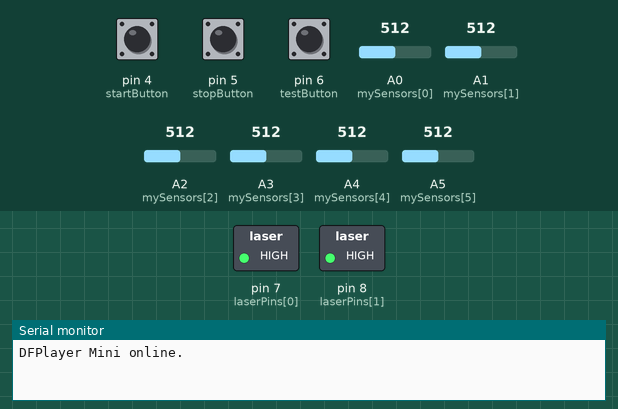
Bench run of a sketch on a simulated Arduino Uno, built with avr-gcc and run on an emulated ATmega328P. Parts: switched loads named in the sketch (green lamp = pin HIGH), the last lines printed to the serial monitor. Inputs (shaded band) come from the test bench; at power-on: pin 4 (startButton) HIGH, A0 (mySensors[0]) = 512, pin 6 (testButton) HIGH, pin 5 (stopButton) HIGH, A1 (mySensors[1]) = 512, A2 (mySensors[2]) = 512, A3 (mySensors[3]) = 512, A4 (mySensors[4]) = 512, A5 (mySensors[5]) = 512. The audio player accepts every command and is not drawn.

Above: at 1.7 s.
1.8 s: pin 4 (startButton) pulled LOW for 0.15 s
At 2.4 s:
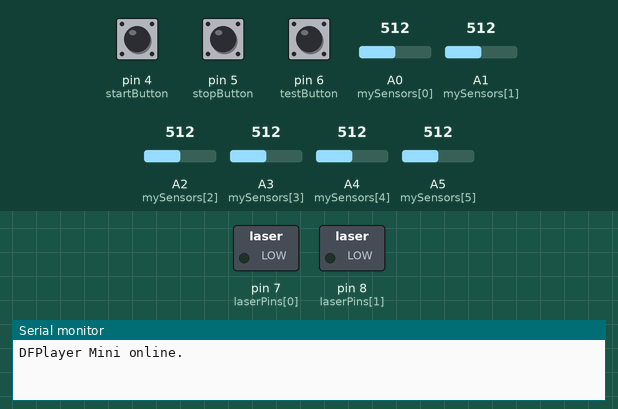
3.4 s: A0 (mySensors[0]) set to 484
4.9 s: A0 (mySensors[0]) set to 460
At 5.2 s:
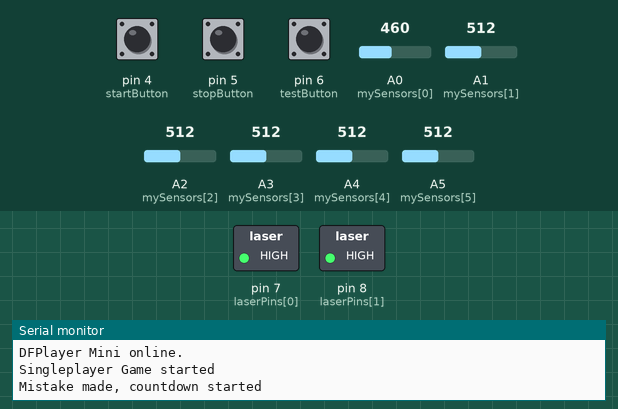
6.4 s: pin 6 (testButton) pulled LOW for 0.15 s
At 7.6 s:
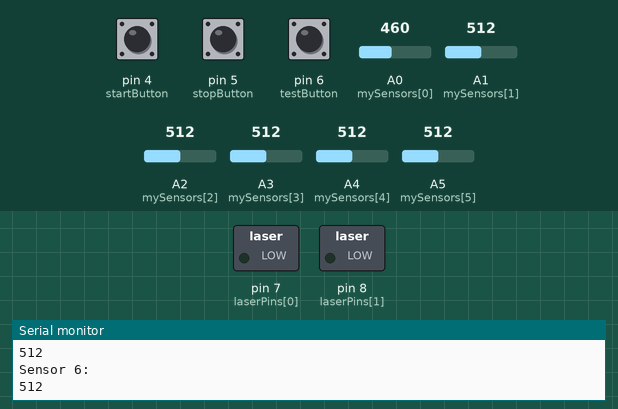
8.0 s: pin 6 (testButton) pulled LOW for 1 s
At 8.8 s:
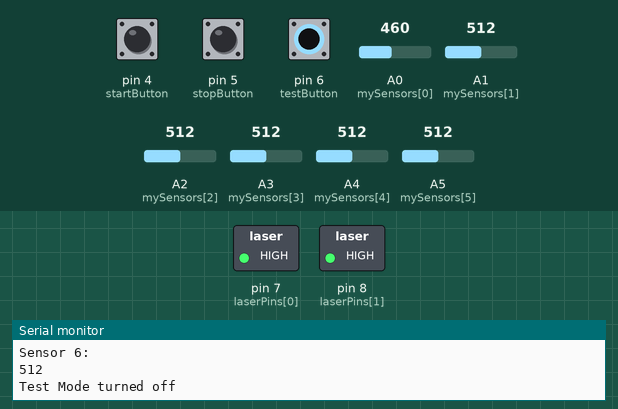
11.4 s: pin 5 (stopButton) pulled LOW for 0.15 s
At 12.5 s:
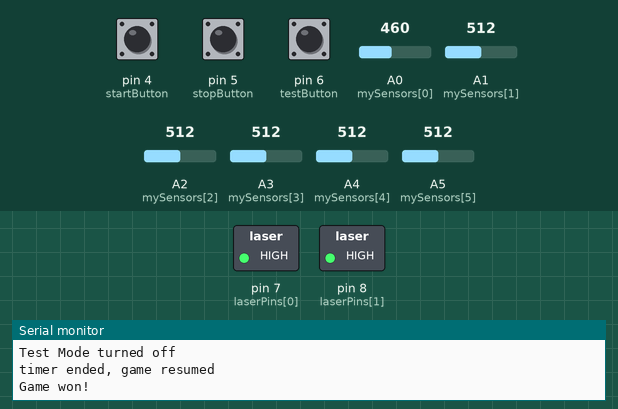
Timing chart, 0 to 14.0 s (numbered marks = the images above; inputs shaded):
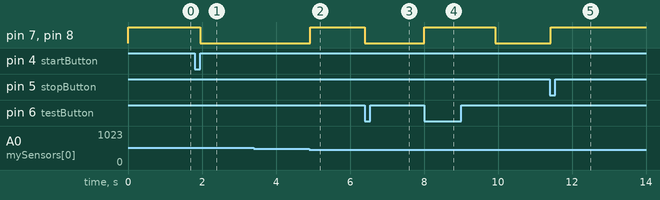

Measured:
- the behaviour switches between 472 and 471 on A0 (mySensors[0]) (found by bisection; images 1 and 2)
- after the input at 1.8 s, pin 7 (laserPins[0]), pin 8 (laserPins[1]): HIGH → LOW after 0.15 s
- after the input at 3.4 s, every drawn part: stays the same
- after the input at 4.9 s, pin 7 (laserPins[0]), pin 8 (laserPins[1]): LOW → HIGH at once
- after the input at 6.4 s, pin 7 (laserPins[0]), pin 8 (laserPins[1]): HIGH → LOW at once
- after the input at 8.0 s, pin 7 (laserPins[0]), pin 8 (laserPins[1]): LOW → HIGH at once, → LOW 1.9 s later
- after the input at 11.4 s, pin 7 (laserPins[0]), pin 8 (laserPins[1]): LOW → HIGH at once

The sketch:

lazerino.ino
```cpp
/***************************************************
Lazerino Project by play:vienna
Calibration and Beam detection code taken from https://www.instructables.com/LASER-Maze-2012-Halloween-Haunted-House/
 ****************************************************/

#include "Arduino.h"
#include "SoftwareSerial.h"
#include "DFRobotDFPlayerMini.h"
#include "JC_Button.h"

SoftwareSerial mySoftwareSerial(10,11); // RX, TX
DFRobotDFPlayerMini myDFPlayer;
Button startButton(4);
Button stopButton (5);
Button testButton (6);
void printDetail(uint8_t type, int value);
bool gameRunning = false;
bool testMode = false;
bool singlePlayer=true;

const int laserPins[] =  {7,8};// the number of the pins to turn the lasers on and off

// Variables will change:
int laserPinState = LOW;             // ledState used to set the LED

// constants to set up pins
int mySensors[] = {A0,A1,A2,A3,A4,A5};    // analog pins with CDS cells to detect laser beam
const int numSensors = 6;   // total number of CDS cells used ###MODIFY IF NEEDED###

// variables to handle analog values from CDS cells
int curValue;               // stores the value of the CDS cell that is currently being read
int prevValue[numSensors];  // stores the previous value of each CDS cell
int baseValue[numSensors];  // stores a baseline value for each CDS cell when the laser beam is not broken
int sensitivity = 40;       // an offset from the baseValue to determine if laser beam is broken ###MODIFY IF NEEDED###

//variables to handle Error Timers
unsigned long startMillisPlayer1;
unsigned long startMillisPlayer2;
unsigned long currentMillis;
unsigned long startMillis;
const unsigned long period = 5000;           // penalty time for mistake
bool player1Mistake=false;
bool player2Mistake=false;
bool playMistake=false;


//Variables for debug logging in test mode
unsigned long previousMillisDebug = 0;        // will store last time LED was updated
// constants won't change:
const long debugInterval = 1000;           // interval at which to blink (milliseconds)


void setup()
{
  startButton.begin();
  stopButton.begin();
  testButton.begin();
  mySoftwareSerial.begin(9600);
  Serial.begin(115200);
  gameRunning=false;

  // set all of the CDS cell analog pins as inputs
  for (int thisSensor = 0; thisSensor < numSensors; thisSensor++)  {
    pinMode(mySensors[thisSensor], INPUT);
  }

  for (int thisLaser = 0; thisLaser < 2; thisLaser++)  {
    pinMode(laserPins[thisLaser], OUTPUT);
    digitalWrite(laserPins[thisLaser], HIGH);
  }

  if (!myDFPlayer.begin(mySoftwareSerial)) {  //Use softwareSerial to communicate with mp3.
    Serial.println(F("Unable to begin:"));
    Serial.println(F("1.Please recheck the connection!"));
    Serial.println(F("2.Please insert the SD card!"));
    while (true);
  }
  Serial.println(F("DFPlayer Mini online."));
   myDFPlayer.volume(20);  //Set volume value. From 0 to 30
}

void loop()
{
  stopButton.read();
  startButton.read();
  testButton.read();
  currentMillis=millis();
  uint8_t dfPlayerState=myDFPlayer.readType();
  if (gameRunning==false and startButton.wasReleased()) {
    singlePlayer=true;
    startGame();
    Serial.println(F("Singleplayer Game started"));
  }
  else if (gameRunning==false and startButton.pressedFor(2000)) {
    singlePlayer=false;
    startMillisPlayer1=0;
    startMillisPlayer2=0;
    startGame();
    Serial.println(F("2-Player Game started"));
  }

  if (myDFPlayer.available()) {
    printDetail(myDFPlayer.readType(), myDFPlayer.read()); //Print the detail message from DFPlayer to handle different errors and states.
  }

  if (playMistake==true && (currentMillis - startMillis) >= period) {
        playMistake=false;
        startMillis=0;
        Serial.println(F("timer ended, game resumed"));
        startGame();
  }

  if (player1Mistake==true && (currentMillis - startMillisPlayer1) >= period) {
        startMillisPlayer1=0;
        digitalWrite(laserPins[0], LOW);
        myDFPlayer.advertise(3);
        delay(1000);
        player1Mistake=false;
        Serial.println(F("Timer  Player 1 ended, game resumed for Player 1"));

  }

  if (player2Mistake==true && (currentMillis - startMillisPlayer2) >= period) {
        startMillisPlayer2=0;
        digitalWrite(laserPins[1], LOW);
        myDFPlayer.advertise(4);
        delay(1000);
        player2Mistake=false;
        Serial.println(F("Timer  Player 2 ended, game resumed for Player 2"));
  }

  else if ((gameRunning==true) and (stopButton.wasPressed())) {
     winGame();
  }

  if (gameRunning==true){
      checkGameStatus();
    }

  if (testButton.wasPressed()) {
    toggleTest();
  }

    if ((currentMillis - previousMillisDebug >= debugInterval) and testMode==true) {
        previousMillisDebug = currentMillis;
        Serial.println("Sensor 1:");
        Serial.println(analogRead(A0));
        Serial.println("Sensor 2:");
        Serial.println(analogRead(A1));
        Serial.println("Sensor 3:");
        Serial.println(analogRead(A2));
        Serial.println("Sensor 4:");
        Serial.println(analogRead(A3));
        Serial.println("Sensor 5:");
        Serial.println(analogRead(A4));
        Serial.println("Sensor 6:");
        Serial.println(analogRead(A5));
  }
}

void startGame() {
    digitalWrite(laserPins[0], LOW);
    digitalWrite(laserPins[1], LOW);
    delay(1000);
    calibrate();
    myDFPlayer.playMp3Folder(1);
    myDFPlayer.enableLoop();
    gameRunning=true;
  }

void winGame(){
      myDFPlayer.playMp3Folder(3);
      gameRunning=false;
      digitalWrite(laserPins[0], HIGH);
      digitalWrite(laserPins[1], HIGH);
      Serial.println(F("Game won!"));
  }

void checkGameStatus(){
  // Check each CDS cell to see if the laser beam is broken
  for (int thisSensor = 0; thisSensor < numSensors; thisSensor++)  {
    curValue = analogRead(mySensors[thisSensor]);
    //Serial.println(curValue);

   // A broken beam is detected if the current sensor value and
   // the previous value are both less than the base value
   // minus the sensitivity.
    if (curValue < (baseValue[thisSensor] - sensitivity) && prevValue[thisSensor] < (baseValue[thisSensor] - sensitivity)) {
      if (singlePlayer==true){
      madeMistake();
        }
        else{
        if (thisSensor < 3 && player1Mistake==false) {
          player1Mistake=true;
          madeMistakeMP(0);
        }
        else if (thisSensor > 2 && player2Mistake==false) {
          player2Mistake=true;
          madeMistakeMP(1);
        }
      }
    }
    prevValue[thisSensor] = curValue;  // update the previous value
  }
}

void madeMistake(){
    myDFPlayer.playMp3Folder(2);
    digitalWrite(laserPins[0], HIGH);
    digitalWrite(laserPins[1], HIGH);
    gameRunning=false;
    startMillis=millis();
    playMistake=true;
    Serial.println(F("Mistake made, countdown started"));
  }

int madeMistakeMP(int playerNum){
    digitalWrite(laserPins[playerNum], HIGH);
    if (playerNum==0){
        startMillisPlayer1=millis();
        myDFPlayer.advertise(1);
        Serial.println(F("Player 1 mistake made, countdown started"));
    }
    if (playerNum==1){
      startMillisPlayer2=millis();
      myDFPlayer.advertise(2);
      Serial.println(F("Player 2 mistake made, countdown started"));
    }
  }

  void calibrate() {
  // for each CDS cell, average three readings together to
  // calculate base value when laser beam is not broken
  for (int thisSensor = 0; thisSensor < numSensors; thisSensor++)  {
    baseValue[thisSensor] = analogRead(mySensors[thisSensor]);    // first reading
    delay(20);
    baseValue[thisSensor] += analogRead(mySensors[thisSensor]);   // plus second reading
    delay(20);
    baseValue[thisSensor] += analogRead(mySensors[thisSensor]);   // plus third reading
    baseValue[thisSensor] /= 3;                                   // divided by 3 to find average
    //Serial.println(thisSensor);
    //Serial.println(baseValue[thisSensor]);
  }
}

void toggleTest(){
  if (testMode==false){
        digitalWrite(laserPins[0], LOW);
        digitalWrite(laserPins[1], LOW);
        testMode=true;
        gameRunning = false;
        Serial.println(F("Test Mode turned on"));
        startMillisPlayer1=0;
        startMillisPlayer2=0;
    }
  else {
        digitalWrite(laserPins[0], HIGH);
        digitalWrite(laserPins[1], HIGH);
        myDFPlayer.pause();
        Serial.println(F("Test Mode turned off"));
        testMode=false;
  }
}

void printDetail(uint8_t type, int value) {
  switch (type) {
    case TimeOut:
      Serial.println(F("Time Out!"));
      break;
    case WrongStack:
      Serial.println(F("Stack Wrong!"));
      break;
    case DFPlayerCardInserted:
      Serial.println(F("Card Inserted!"));
      break;
    case DFPlayerCardRemoved:
      Serial.println(F("Card Removed!"));
      break;
    case DFPlayerCardOnline:
      Serial.println(F("Card Online!"));
      break;
    case DFPlayerPlayFinished:
      Serial.print(F("Number:"));
      Serial.print(value);
      Serial.println(F(" Play Finished!"));
      break;
    case DFPlayerError:
      Serial.print(F("DFPlayerError:"));
      switch (value) {
        case Busy:
          Serial.println(F("Card not found"));
          break;
        case Sleeping:
          Serial.println(F("Sleeping"));
          break;
        case SerialWrongStack:
          Serial.println(F("Get Wrong Stack"));
          break;
        case CheckSumNotMatch:
          Serial.println(F("Check Sum Not Match"));
          break;
        case FileIndexOut:
          Serial.println(F("File Index Out of Bound"));
          break;
        case FileMismatch:
          Serial.println(F("Cannot Find File"));
          break;
        case Advertise:
          Serial.println(F("In Advertise"));
          break;
        default:
          break;
      }
      break;
    default:
      break;
  }
}
```
